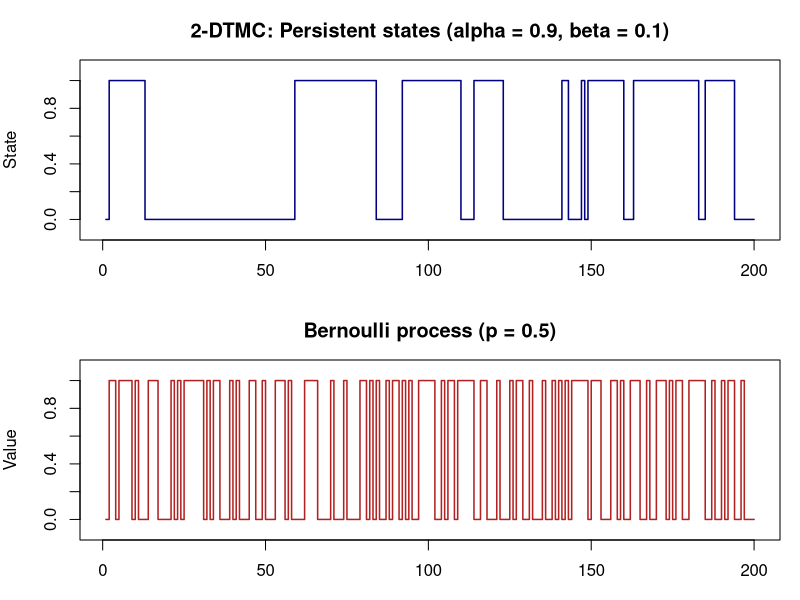
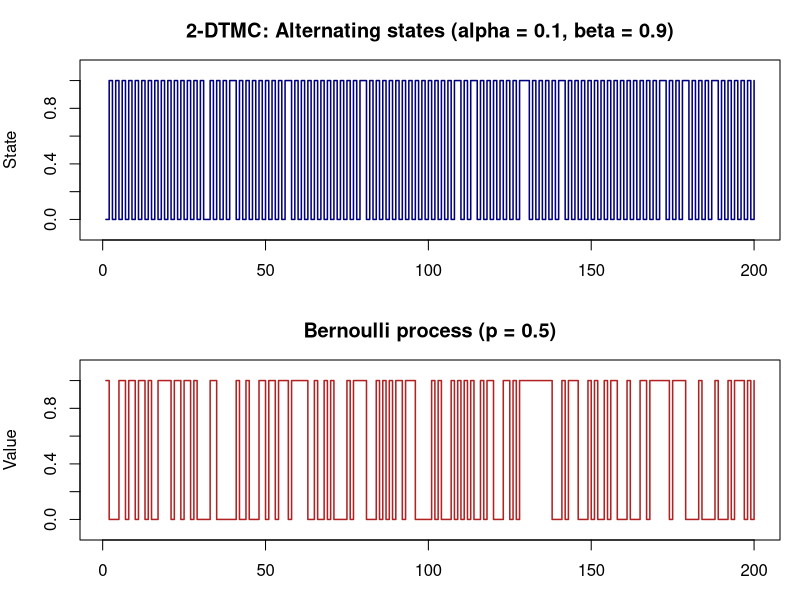

These figures' R source, in order: (Note: this script raises an error after producing the figures.)
script_path <- tryCatch(sys.frames()[[1]]$ofile, error = function(e) NULL)
if (is.null(script_path) || !nzchar(script_path)) {
  script_arg <- grep("^--file=", commandArgs(), value = TRUE)
  if (length(script_arg)) script_path <- sub("^--file=", "", script_arg[1])
}
if (is.null(script_path) || !nzchar(script_path)) {
  stop("Run this file directly or source it from RStudio so its location can be determined.")
}

script_dir <- dirname(normalizePath(script_path, winslash = "/", mustWork = TRUE))
set.seed(5001)

simulate_comparison <- function(alpha, beta, n = 200) {
  stationary_probability <- (1 - alpha) / (1 - alpha + beta)
  dtmc <- integer(n)
  dtmc[1] <- 0L

  for (i in 2:n) {
    current <- dtmc[i - 1]
    probability_of_same_state <- if (current == 0L) alpha else 1 - beta
    dtmc[i] <- if (runif(1) < probability_of_same_state) current else 1L - current
  }

  bernoulli <- rbinom(n, size = 1, prob = stationary_probability)
  list(
    dtmc = dtmc,
    bernoulli = bernoulli,
    stationary_probability = stationary_probability
  )
}

scenarios <- data.frame(
  alpha = c(0.9, 0.1),
  beta = c(0.1, 0.9),
  label = c("Persistent states", "Alternating states"),
  stringsAsFactors = FALSE
)

summary_results <- data.frame()
for (i in seq_len(nrow(scenarios))) {
  alpha <- scenarios$alpha[i]
  beta <- scenarios$beta[i]
  result <- simulate_comparison(alpha, beta)

  file_name <- sprintf("E1_DTMCBernoulli_alpha_%s_beta_%s.jpeg", alpha, beta)
  jpeg(file.path(script_dir, file_name), width = 1200, height = 700, quality = 95)
  old_par <- par(mfrow = c(2, 1), mar = c(3, 4, 3, 1))
  plot(
    result$dtmc,
    type = "s",
    ylim = c(-0.1, 1.1),
    xlab = "Time slot",
    ylab = "State",
    main = sprintf("2-DTMC: %s (alpha = %.1f, beta = %.1f)", scenarios$label[i], alpha, beta),
    col = "navy",
    lwd = 1.5
  )
  plot(
    result$bernoulli,
    type = "s",
    ylim = c(-0.1, 1.1),
    xlab = "Time slot",
    ylab = "Value",
    main = sprintf("Bernoulli process (p = %.1f)", result$stationary_probability),
    col = "firebrick",
    lwd = 1.5
  )
  par(old_par)
  dev.off()

  summary_results <- rbind(
    summary_results,
    data.frame(
      alpha = alpha,
      beta = beta,
      stationary_probability = result$stationary_probability,
      dtmc_sample_mean = mean(result$dtmc),
      bernoulli_sample_mean = mean(result$bernoulli)
    )
  )
}

write.csv(summary_results, file.path(script_dir, "E1_DTMCBernoulli_summary.csv"), row.names = FALSE)
print(summary_results, row.names = FALSE)
